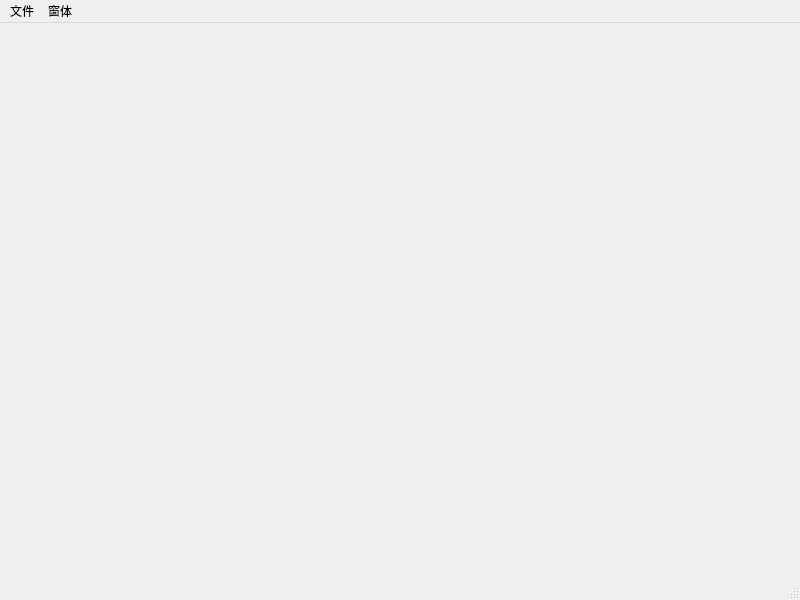
<?xml version="1.0" encoding="UTF-8"?>
<ui version="4.0">
 <class>MainWindow</class>
 <widget class="QMainWindow" name="MainWindow">
  <property name="geometry">
   <rect>
    <x>0</x>
    <y>0</y>
    <width>800</width>
    <height>600</height>
   </rect>
  </property>
  <property name="windowTitle">
   <string>MainWindow</string>
  </property>
  <widget class="QWidget" name="centralwidget"/>
  <widget class="QMenuBar" name="menubar">
   <property name="geometry">
    <rect>
     <x>0</x>
     <y>0</y>
     <width>800</width>
     <height>37</height>
    </rect>
   </property>
   <widget class="QMenu" name="menu">
    <property name="title">
     <string>文件</string>
    </property>
    <addaction name="action"/>
    <addaction name="action_2"/>
    <addaction name="action_3"/>
    <addaction name="action_4"/>
    <addaction name="action_5"/>
   </widget>
   <widget class="QMenu" name="menu_2">
    <property name="title">
     <string>窗体</string>
    </property>
    <addaction name="action_6"/>
    <addaction name="action_7"/>
   </widget>
   <addaction name="menu"/>
   <addaction name="menu_2"/>
  </widget>
  <widget class="QStatusBar" name="statusbar"/>
  <action name="action">
   <property name="text">
    <string>打开</string>
   </property>
  </action>
  <action name="action_2">
   <property name="text">
    <string>保存</string>
   </property>
  </action>
  <action name="action_3">
   <property name="text">
    <string>另存为</string>
   </property>
  </action>
  <action name="action_4">
   <property name="text">
    <string>关闭tab</string>
   </property>
  </action>
  <action name="action_5">
   <property name="text">
    <string>退出</string>
   </property>
  </action>
  <action name="action_6">
   <property name="text">
    <string>绘图</string>
   </property>
  </action>
  <action name="action_7">
   <property name="text">
    <string>图像处理</string>
   </property>
  </action>
 </widget>
 <resources/>
 <connections/>
</ui>
